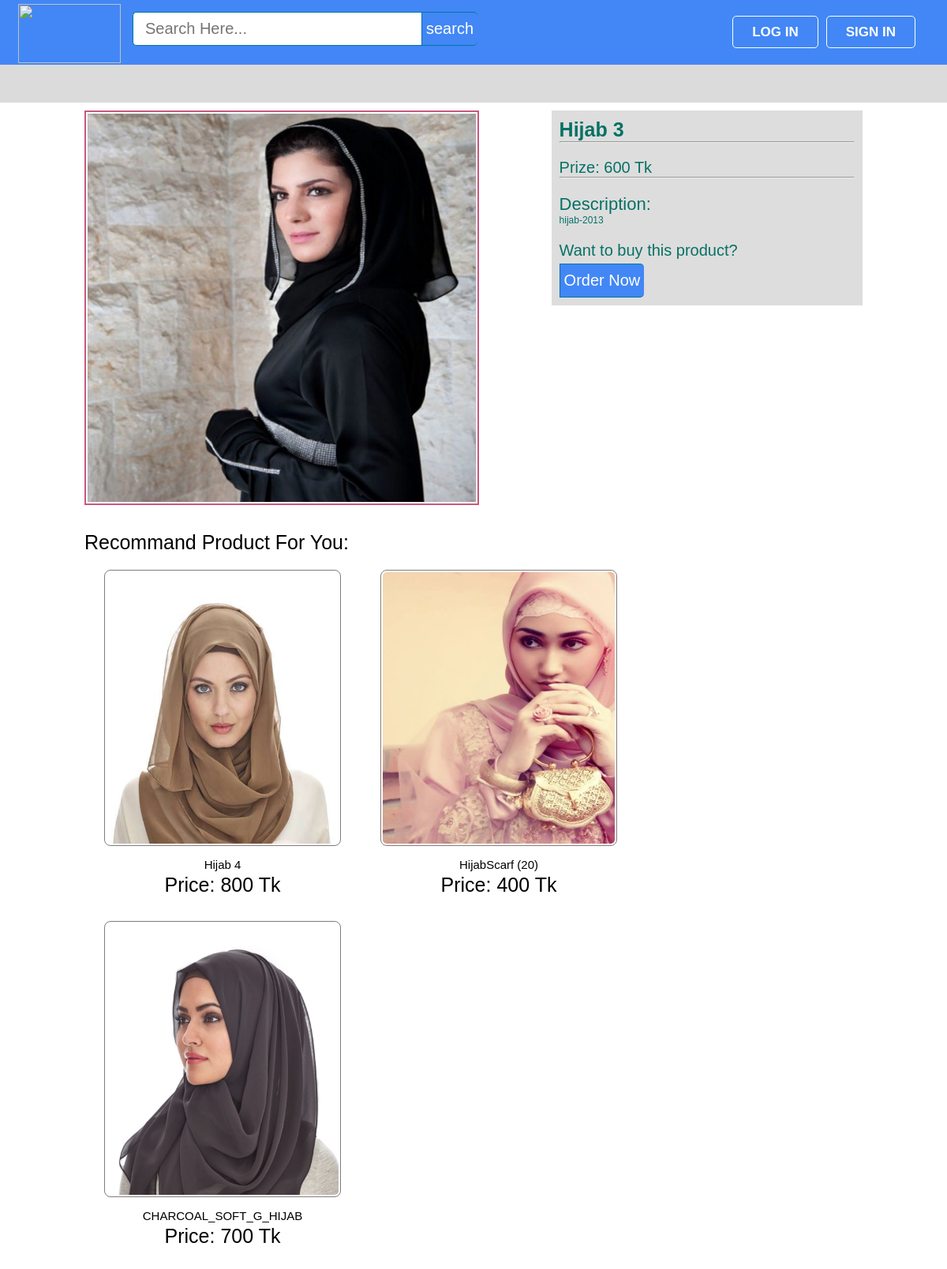
The page /women/view_product.php?pid=39 on the database its author committed.
### tables this page shows
CREATE TABLE `products` (
  `id` int(11) NOT NULL,
  `pName` varchar(100) NOT NULL,
  `price` int(11) NOT NULL,
  `description` text NOT NULL,
  `available` int(11) NOT NULL,
  `category` varchar(100) NOT NULL,
  `type` varchar(100) NOT NULL,
  `item` varchar(100) NOT NULL,
  `pCode` varchar(20) NOT NULL,
  `picture` text NOT NULL
);

### women/view_product.php (the view, shortened to what this page needs)
<?php include ( "../inc/connect.inc.php" ); ?>
<?php
if (isset($_REQUEST['pid'])) {
	$pid = mysqli_real_escape_string($conn, $_REQUEST['pid']);
}else {
	header('location: index.php');
}
$getposts = mysqli_query($conn,"SELECT * FROM products WHERE id ='$pid'") or die(mysql_error());
					if (mysqli_num_rows($getposts)) {
						$row = mysqli_fetch_assoc($getposts);
						$pName = $row['pName'];
						$price = $row['price'];
						$description = $row['description'];
						$picture = $row['picture'];
						$item = $row['item'];
					}
?>
<!DOCTYPE html>
<html>
<head>
	<link rel="stylesheet" type="text/css" href="../css/style.css">
</head>
<body>
	<?php include ( "../inc/mainheader.inc.php" ); ?>
	<div style="margin: 0 97px; padding: 10px">
		<?php
			echo '
				<div style="float: left;">
				<div>
					<img src="../image/product/'.$item.'/'.$picture.'" style="height: 500px; width: 500px; padding: 2px; border: 2px solid #c7587e;">
				</div>
				</div>
				<div style="float: right;width: 40%;color: #067165;background-color: #ddd;padding: 10px;">
					<div style="">
						<h3 style="font-size: 25px; font-weight: bold; ">'.$pName.'</h3><hr>
						<h3 style="padding: 20px 0 0 0; font-size: 20px;">Prize: '.$price.' Tk</h3><hr>
						<h3 style="padding: 20px 0 0 0; font-size: 22px; ">Description:</h3>
						<p>
							'.$description.'
						</p>
						<div>
							<h3 style="padding: 20px 0 5px 0; font-size: 20px;">Want to buy this product? </h3>
							<div id="srcheader">
								<form id="" method="post" action="../orderform.php?poid='.$pid.'">
								        <input type="submit" value="Order Now" class="srcbutton" >
								</form>
								<div class="srcclear"></div>
							</div>
						</div>
					</div>
				</div>
			';
		?>
	</div>
	<div style="padding: 30px 95px; font-size: 25px; margin: 0 auto; display: table; width: 98%;">
		<h3 style="padding-bottom: 20px">Recommand Product For You:</h3>
		<div>
		<?php
			$getposts = mysqli_query($conn,"SELECT * FROM products WHERE available >='1' AND id != '".$pid."' AND item ='".$item."'  ORDER BY RAND() LIMIT 3") or die(mysql_error());
					if (mysqli_num_rows($getposts)) {
					echo '<ul id="recs">';
					while ($row = mysqli_fetch_assoc($getposts)) {
						$id = $row['id'];
						$pName = $row['pName'];
						$price = $row['price'];
						$picture = $row['picture'];
						echo '
							<ul style="float: left;">
								<li style="float: left; padding: 0px 25px 25px 25px;">
									<div class="home-prodlist-img"><a href="view_product.php?pid='.$id.'">
										<img src="../image/product/'.$item.'/'.$picture.'" class="home-prodlist-imgi">
										</a>
										<div style="text-align: center; padding: 0 0 6px 0;"> <span style="font-size: 15px;">'.$pName.'</span><br> Price: '.$price.' Tk</div>
									</div>
								</li>
							</ul>
						';
						}
				}
		?>
		</div>
	</div>
</body>
</html>

### css/style.css (style rules this page uses)
html, body, div, span, applet, object, iframe, h1, h2, h3, h4, h5, h6, p, blockquote, pre, a, abbr, acronym, address, big, cite, code, del, dfn, em, img, ins, kbd, q, s, samp, small, strike, strong, sub, sup, tt, var, b, u, i, center, dl, dt, dd, ol, ul, li, fieldset, form, label, legend, table, caption, tbody, tfoot, thead, tr, th, td, article, aside, canvas, details, embed, figure, figcaption, footer, header, hgroup, menu, nav, output, ruby, section, summary, time, mark, audio, video { margin: 0; padding: 0; border: 0; font: inherit; vertical-align: baseline; box-sizing: border-box; }
h3 { font-size: 25px; }
body { line-height: normal; }
ol, ul { list-style: none; }
* { margin: 0px; padding: 0px; }
body, button, input, label, select, td, textarea { font-family: Arial, Helvetica, tahoma,verdana,arial,sans-serif; font-size: 12px; }
body { width: 100%; position: relative; background-color: #ffffff; min-width: 1080px; }
.srcbutton { margin: 0; padding: 9px 5px; font-family: Arial, Helvetica, sans-serif; font-size:20px; outline: none; cursor: pointer; text-align: center; text-decoration: none; color: #ffffff; background-color: #4287f5; border: solid 1px #0076a3; border-right:0px; border-top-right-radius: 5px 5px; border-bottom-right-radius: 5px 5px; }
.home-prodlist-imgi { height: 350px; width: 300px; padding: 2px; border: 1px solid #847b7b; border-radius: 8px; }

### rows shown on the page
products: item+picture (picture), pName "Hijab 3", price "600", description "hijab-2013"
products: picture.item (picture), pName "Hijab 4", price "800"
products: picture.item (picture), pName "HijabScarf (20)", price "400"
products: picture.item (picture), pName "CHARCOAL_SOFT_G_HIJAB", price "700"
